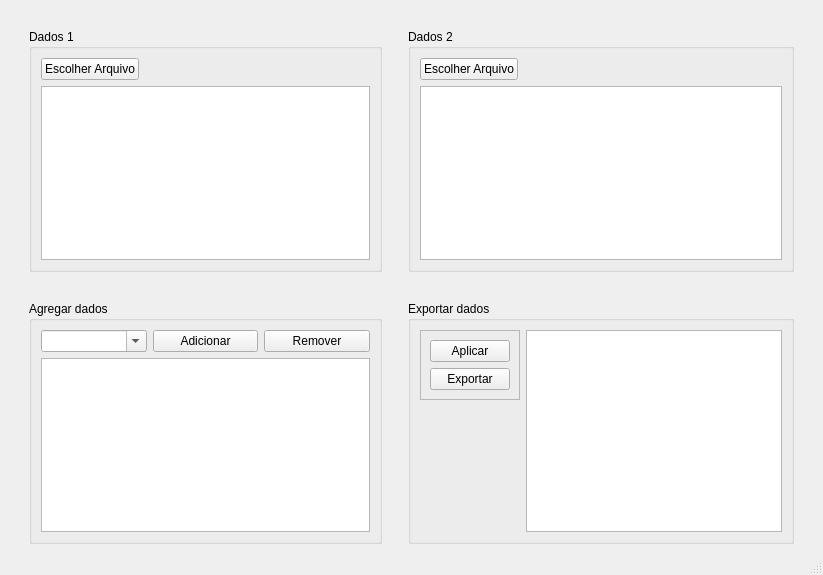
<?xml version="1.0" encoding="UTF-8"?>
<ui version="4.0">
 <class>MainWindow</class>
 <widget class="QMainWindow" name="MainWindow">
  <property name="geometry">
   <rect>
    <x>0</x>
    <y>0</y>
    <width>823</width>
    <height>575</height>
   </rect>
  </property>
  <property name="windowTitle">
   <string>Merge</string>
  </property>
  <property name="windowIcon">
   <iconset>
    <normaloff>../assets/merge.png</normaloff>../assets/merge.png</iconset>
  </property>
  <widget class="QWidget" name="centralwidget">
   <layout class="QGridLayout" name="gridLayout">
    <item row="3" column="1">
     <widget class="QGroupBox" name="groupBox_3">
      <property name="title">
       <string>Agregar dados</string>
      </property>
      <layout class="QGridLayout" name="gridLayout_4">
       <item row="0" column="0">
        <widget class="QComboBox" name="add_line">
         <property name="editable">
          <bool>true</bool>
         </property>
        </widget>
       </item>
       <item row="0" column="1">
        <widget class="QPushButton" name="button_add">
         <property name="text">
          <string>Adicionar</string>
         </property>
        </widget>
       </item>
       <item row="0" column="2">
        <widget class="QPushButton" name="pushButton">
         <property name="text">
          <string>Remover</string>
         </property>
        </widget>
       </item>
       <item row="1" column="0" colspan="3">
        <widget class="QListView" name="table3"/>
       </item>
      </layout>
     </widget>
    </item>
    <item row="1" column="2">
     <spacer name="horizontalSpacer">
      <property name="orientation">
       <enum>Qt::Horizontal</enum>
      </property>
      <property name="sizeType">
       <enum>QSizePolicy::Fixed</enum>
      </property>
      <property name="sizeHint" stdset="0">
       <size>
        <width>20</width>
        <height>20</height>
       </size>
      </property>
     </spacer>
    </item>
    <item row="1" column="0">
     <spacer name="horizontalSpacer_2">
      <property name="orientation">
       <enum>Qt::Horizontal</enum>
      </property>
      <property name="sizeType">
       <enum>QSizePolicy::Fixed</enum>
      </property>
      <property name="sizeHint" stdset="0">
       <size>
        <width>20</width>
        <height>20</height>
       </size>
      </property>
     </spacer>
    </item>
    <item row="1" column="1">
     <widget class="QGroupBox" name="groupBox">
      <property name="title">
       <string>Dados 1</string>
      </property>
      <layout class="QGridLayout" name="gridLayout_2">
       <item row="0" column="0" alignment="Qt::AlignLeft">
        <widget class="QPushButton" name="select_file1">
         <property name="toolTip">
          <string>selecionar o arquivo 1</string>
         </property>
         <property name="text">
          <string>Escolher Arquivo</string>
         </property>
        </widget>
       </item>
       <item row="1" column="0">
        <widget class="QTableWidget" name="table1">
         <property name="toolTip">
          <string>amostra de dados do arquivo 1</string>
         </property>
        </widget>
       </item>
      </layout>
     </widget>
    </item>
    <item row="1" column="3">
     <widget class="QGroupBox" name="groupBox_2">
      <property name="title">
       <string>Dados 2</string>
      </property>
      <layout class="QGridLayout" name="gridLayout_3">
       <item row="0" column="0" alignment="Qt::AlignLeft">
        <widget class="QPushButton" name="select_file2">
         <property name="toolTip">
          <string>selecionar o segundo arquivo</string>
         </property>
         <property name="text">
          <string>Escolher Arquivo</string>
         </property>
        </widget>
       </item>
       <item row="1" column="0">
        <widget class="QTableWidget" name="table2">
         <property name="toolTip">
          <string>amostra de dados do arquivo 2</string>
         </property>
        </widget>
       </item>
      </layout>
     </widget>
    </item>
    <item row="0" column="1">
     <spacer name="verticalSpacer">
      <property name="orientation">
       <enum>Qt::Vertical</enum>
      </property>
      <property name="sizeType">
       <enum>QSizePolicy::Fixed</enum>
      </property>
      <property name="sizeHint" stdset="0">
       <size>
        <width>20</width>
        <height>20</height>
       </size>
      </property>
     </spacer>
    </item>
    <item row="3" column="3">
     <widget class="QGroupBox" name="groupBox_4">
      <property name="title">
       <string>Exportar dados</string>
      </property>
      <layout class="QGridLayout" name="gridLayout_5">
       <item row="1" column="1">
        <widget class="QTableWidget" name="table4">
         <property name="toolTip">
          <string>dados finais</string>
         </property>
        </widget>
       </item>
       <item row="1" column="0" alignment="Qt::AlignTop">
        <widget class="QFrame" name="frame">
         <property name="frameShape">
          <enum>QFrame::StyledPanel</enum>
         </property>
         <property name="frameShadow">
          <enum>QFrame::Raised</enum>
         </property>
         <layout class="QVBoxLayout" name="verticalLayout">
          <item alignment="Qt::AlignTop">
           <widget class="QPushButton" name="button_apply">
            <property name="text">
             <string>Aplicar</string>
            </property>
           </widget>
          </item>
          <item>
           <widget class="QPushButton" name="button_export">
            <property name="text">
             <string>Exportar</string>
            </property>
           </widget>
          </item>
         </layout>
        </widget>
       </item>
      </layout>
     </widget>
    </item>
    <item row="2" column="1">
     <spacer name="verticalSpacer_2">
      <property name="orientation">
       <enum>Qt::Vertical</enum>
      </property>
      <property name="sizeType">
       <enum>QSizePolicy::Preferred</enum>
      </property>
      <property name="sizeHint" stdset="0">
       <size>
        <width>20</width>
        <height>40</height>
       </size>
      </property>
     </spacer>
    </item>
    <item row="1" column="4">
     <spacer name="horizontalSpacer_3">
      <property name="orientation">
       <enum>Qt::Horizontal</enum>
      </property>
      <property name="sizeType">
       <enum>QSizePolicy::Fixed</enum>
      </property>
      <property name="sizeHint" stdset="0">
       <size>
        <width>20</width>
        <height>20</height>
       </size>
      </property>
     </spacer>
    </item>
   </layout>
  </widget>
  <widget class="QStatusBar" name="statusbar"/>
 </widget>
 <resources/>
 <connections/>
</ui>
